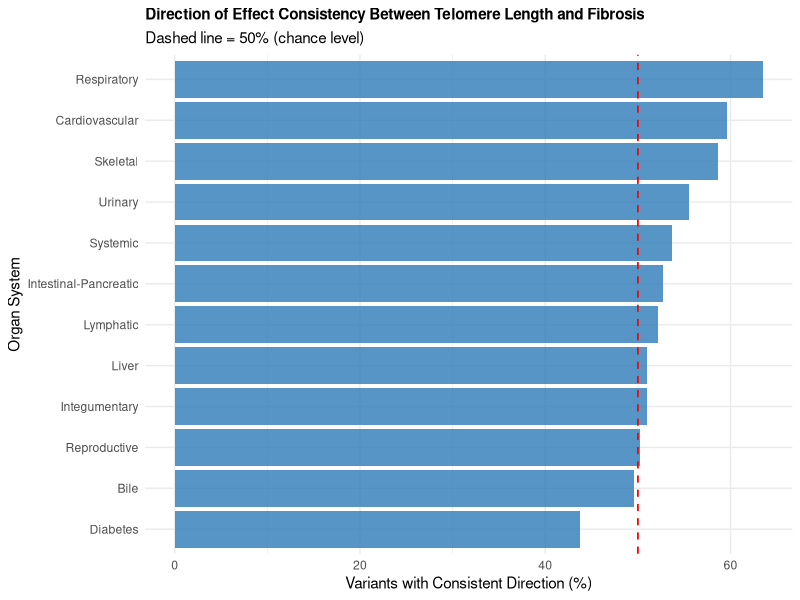
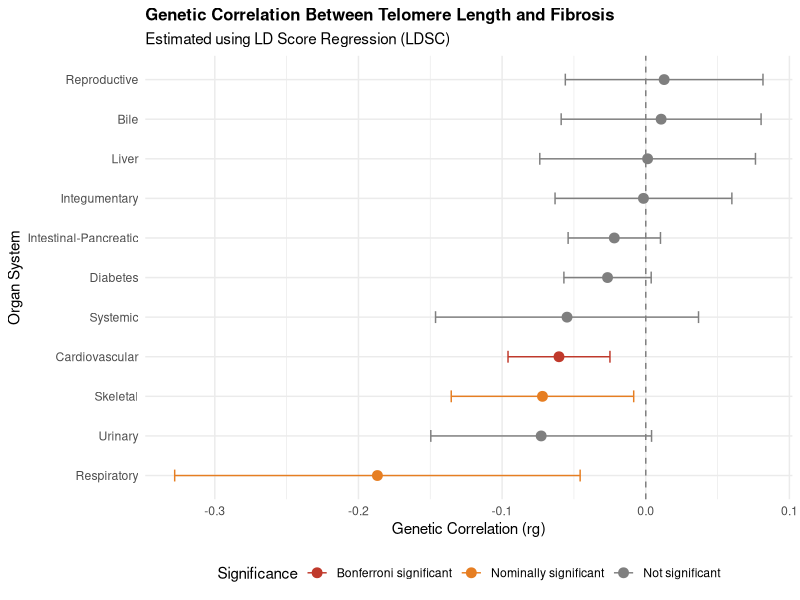
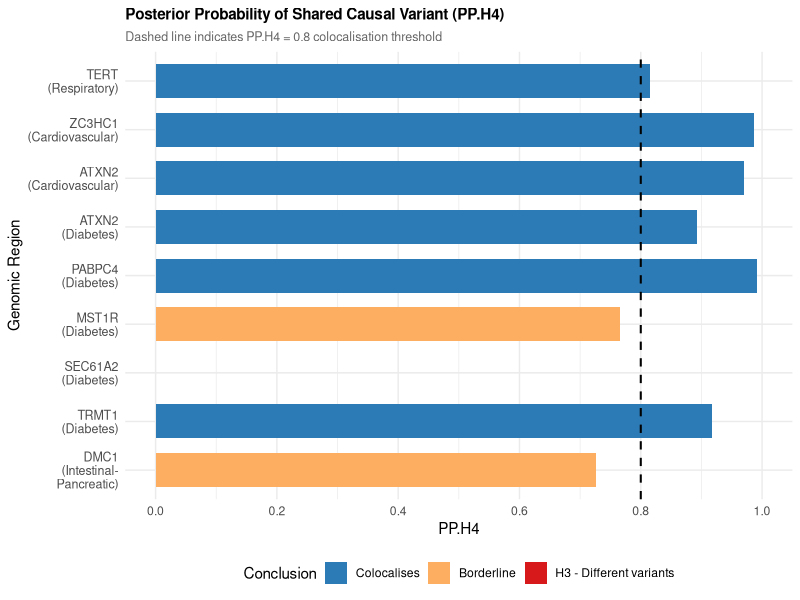
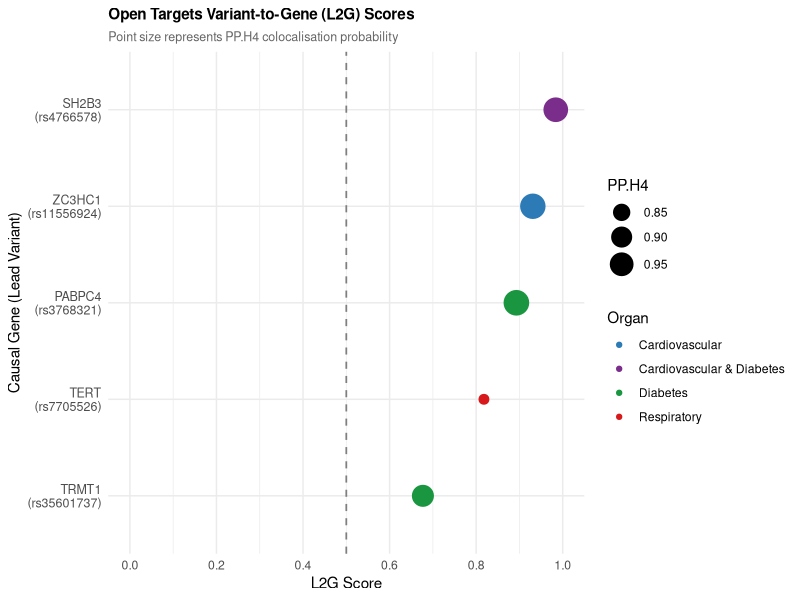

The R source for these figures, in order:
#!/usr/bin/env Rscript
# ============================================================================
# Script: 10_figures.R
# Author: Teresa Ironman
# Date: 2026
# Description: Produces all summary figures for the project:
#   1. Bar chart of direction of effect consistency per organ
#   2. Forest plot of LDSC genetic correlations across 12 organs
#   3. Bar chart of PP.H4 colocalisation probabilities
#   4. Dot plot of Open Targets L2G scores for colocalised variants
# ============================================================================

library(ggplot2)

OUT_DIR <- "/home/tlti1/DISS/figures"
dir.create(OUT_DIR, showWarnings=FALSE)

# ---- Figure 1: Direction of effect bar chart --------------------------------
dir_data <- data.frame(
  organ = c("Bile","Cardiovascular","Diabetes","Integumentary",
            "Intestinal-Pancreatic","Liver","Lymphatic","Reproductive",
            "Respiratory","Skeletal","Systemic","Urinary"),
  pct = c(49.6, 59.6, 43.8, 51.0, 52.7, 51.0,
          52.2, 50.2, 63.5, 58.6, 53.7, 55.5)
)

p1 <- ggplot(dir_data, aes(x=reorder(organ, pct), y=pct)) +
  geom_col(fill="#2c7bb6", alpha=0.8) +
  geom_hline(yintercept=50, linetype="dashed", colour="red", linewidth=0.6) +
  coord_flip() +
  labs(title="Direction of Effect Consistency Between Telomere Length and Fibrosis",
       subtitle="Dashed line = 50% (chance level)",
       x="Organ System", y="Variants with Consistent Direction (%)") +
  theme_minimal() +
  theme(plot.title=element_text(face="bold", size=11))

png(file.path(OUT_DIR, "direction_of_effect_barchart.png"),
    width=800, height=500, res=120)
print(p1)
dev.off()
cat("Saved: Figure 1 - direction_of_effect_barchart.png
")

# ---- Figure 2: LDSC forest plot --------------------------------------------
ldsc <- data.frame(
  organ = c("Bile","Cardiovascular","Diabetes","Integumentary",
            "Intestinal-Pancreatic","Liver","Reproductive",
            "Respiratory","Skeletal","Systemic","Urinary"),
  rg = c(0.0107,-0.0604,-0.0266,-0.0016,-0.0219,0.0013,
         0.0128,-0.1868,-0.0719,-0.0548,-0.0728),
  se = c(0.0355,0.0181,0.0155,0.0314,0.0164,0.0383,
         0.0351,0.072,0.0324,0.0467,0.0392),
  p  = c(0.763,0.0008,0.087,0.959,0.181,0.974,
         0.714,0.0095,0.026,0.241,0.063)
)
ldsc$ci_lower <- ldsc$rg - 1.96 * ldsc$se
ldsc$ci_upper <- ldsc$rg + 1.96 * ldsc$se
ldsc$sig <- ifelse(ldsc$p < 0.0042, "Bonferroni significant",
            ifelse(ldsc$p < 0.05,   "Nominally significant", "Not significant"))
ldsc$sig <- factor(ldsc$sig,
  levels=c("Bonferroni significant","Nominally significant","Not significant"))

p2 <- ggplot(ldsc, aes(x=rg, y=reorder(organ, rg), colour=sig)) +
  geom_vline(xintercept=0, linetype="dashed", colour="grey50") +
  geom_errorbarh(aes(xmin=ci_lower, xmax=ci_upper), height=0.3) +
  geom_point(size=3) +
  scale_colour_manual(values=c("Bonferroni significant"="#c0392b",
                                "Nominally significant"="#e67e22",
                                "Not significant"="grey50")) +
  labs(title="Genetic Correlation Between Telomere Length and Fibrosis",
       subtitle="Estimated using LD Score Regression (LDSC)",
       x="Genetic Correlation (rg)", y="Organ System", colour="Significance") +
  theme_minimal() +
  theme(plot.title=element_text(face="bold", size=12),
        legend.position="bottom")

png(file.path(OUT_DIR, "ldsc_forest_plot.png"),
    width=800, height=500, res=120)
print(p2)
dev.off()
cat("Saved: Figure 2 - ldsc_forest_plot.png
")

# ---- Figure 3: PP.H4 bar chart ---------------------------------------------
coloc_data <- data.frame(
  region = c("TERT
(Respiratory)","ZC3HC1
(Cardiovascular)",
             "ATXN2
(Cardiovascular)","ATXN2
(Diabetes)",
             "PABPC4
(Diabetes)","MST1R
(Diabetes)",
             "SEC61A2
(Diabetes)","TRMT1
(Diabetes)",
             "DMC1
(Intestinal-
Pancreatic)"),
  PP.H4 = c(0.816,0.987,0.970,0.893,0.992,0.765,0.0001,0.917,0.727),
  conclusion = c("Colocalises","Colocalises","Colocalises",
                 "Colocalises","Colocalises","Borderline",
                 "H3 - Different variants","Colocalises","Borderline")
)
coloc_data$conclusion <- factor(coloc_data$conclusion,
  levels=c("Colocalises","Borderline","H3 - Different variants"))
coloc_data$region <- factor(coloc_data$region,
  levels=rev(coloc_data$region))

p3 <- ggplot(coloc_data, aes(x=PP.H4, y=region, fill=conclusion)) +
  geom_col(width=0.7) +
  geom_vline(xintercept=0.8, linetype="dashed",
             colour="black", linewidth=0.7) +
  scale_fill_manual(values=c(
    "Colocalises"="#2c7bb6",
    "Borderline"="#fdae61",
    "H3 - Different variants"="#d7191c"
  )) +
  scale_x_continuous(limits=c(0,1), breaks=seq(0,1,0.2)) +
  labs(title="Posterior Probability of Shared Causal Variant (PP.H4)",
       subtitle="Dashed line indicates PP.H4 = 0.8 colocalisation threshold",
       x="PP.H4", y="Genomic Region", fill="Conclusion") +
  theme_minimal() +
  theme(plot.title=element_text(face="bold", size=11),
        plot.subtitle=element_text(size=9, colour="grey40"),
        legend.position="bottom",
        axis.text.y=element_text(size=9))

png(file.path(OUT_DIR, "coloc_PPH4_barchart.png"),
    width=800, height=500, res=120)
print(p3)
dev.off()
cat("Saved: Figure 3 - coloc_PPH4_barchart.png
")

# ---- Figure 4: L2G dot plot ------------------------------------------------
l2g_data <- data.frame(
  variant = c("rs7705526","rs11556924","rs4766578","rs3768321","rs35601737"),
  organ   = c("Respiratory","Cardiovascular","Cardiovascular & Diabetes",
              "Diabetes","Diabetes"),
  gene    = c("TERT","ZC3HC1","SH2B3","PABPC4","TRMT1"),
  L2G     = c(0.818, 0.931, 0.984, 0.893, 0.677),
  PP.H4   = c(0.816, 0.987, 0.970, 0.992, 0.917)
)
l2g_data$label <- paste0(l2g_data$gene, "
(", l2g_data$variant, ")")
l2g_data$label <- factor(l2g_data$label,
                          levels=l2g_data$label[order(l2g_data$L2G)])

p4 <- ggplot(l2g_data, aes(x=L2G, y=label, colour=organ, size=PP.H4)) +
  geom_point() +
  geom_vline(xintercept=0.5, linetype="dashed",
             colour="grey50", linewidth=0.6) +
  scale_colour_manual(values=c(
    "Respiratory"="#d7191c",
    "Cardiovascular"="#2c7bb6",
    "Cardiovascular & Diabetes"="#7b2d8b",
    "Diabetes"="#1a9641"
  )) +
  scale_size_continuous(range=c(3,8), name="PP.H4") +
  scale_x_continuous(limits=c(0,1), breaks=seq(0,1,0.2)) +
  labs(title="Open Targets Variant-to-Gene (L2G) Scores",
       subtitle="Point size represents PP.H4 colocalisation probability",
       x="L2G Score", y="Causal Gene (Lead Variant)", colour="Organ") +
  theme_minimal() +
  theme(plot.title=element_text(face="bold", size=11),
        plot.subtitle=element_text(size=9, colour="grey40"),
        legend.position="right",
        axis.text.y=element_text(size=9))

png(file.path(OUT_DIR, "opentargets_L2G_dotplot.png"),
    width=800, height=450, res=120)
print(p4)
dev.off()
cat("Saved: Figure 4 - opentargets_L2G_dotplot.png
")
cat("All figures complete!
")
